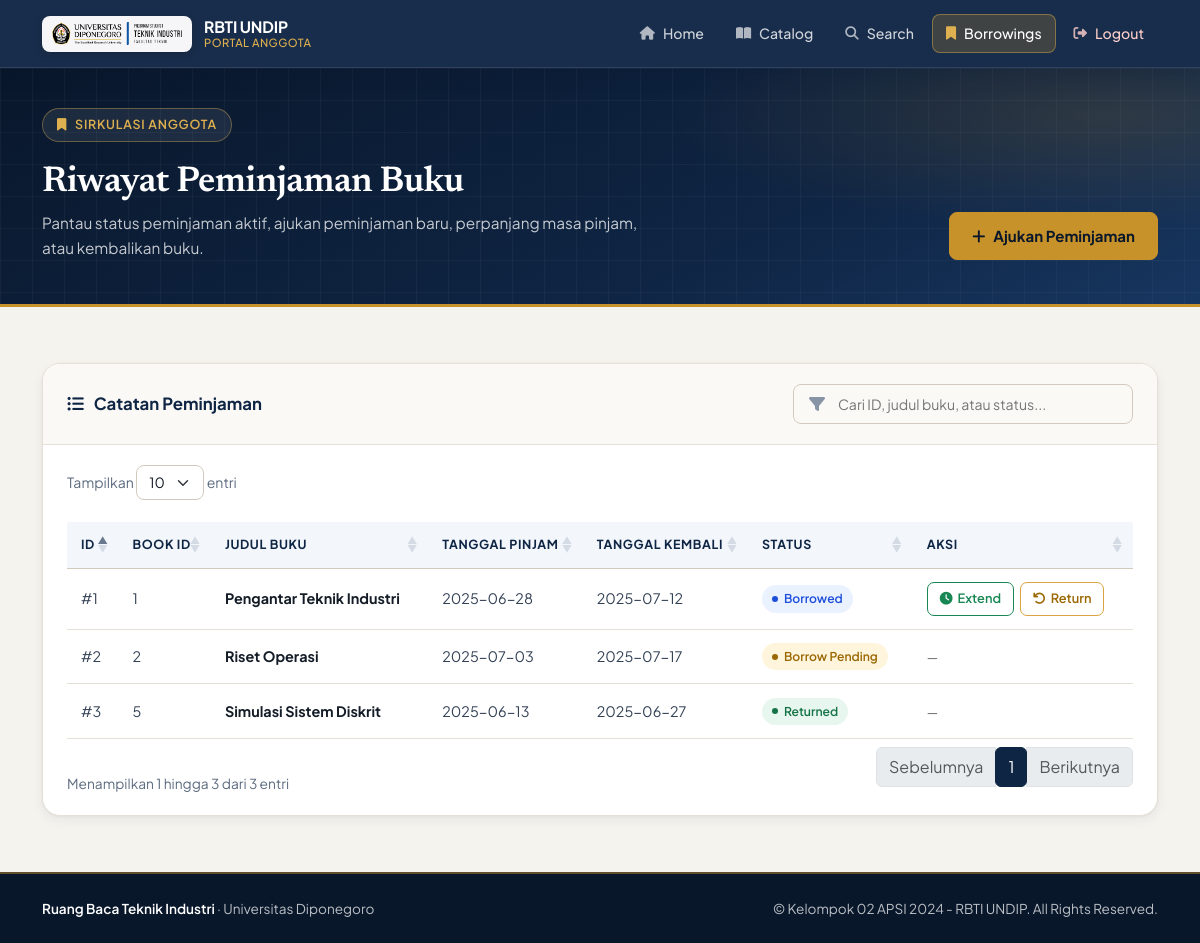
Screenshot of /peminjaman_buku_pengguna.php (signed in) with the database file from the repository.
### tables this page shows
CREATE TABLE Borrow (
    borrowID INT AUTO_INCREMENT PRIMARY KEY,
    userID INT,   
    bookID INT,   
    borrowDate DATE,
    returnDate DATE,
    extend_count INT DEFAULT 0,
    status ENUM('borrow pending','borrowed','borrow rejected', 'return pending', 'returned', 'overdue','extend pending', 'extended', 'extend rejected') DEFAULT 'borrow pending',
    FOREIGN KEY (userID) REFERENCES users(id),
    FOREIGN KEY (bookID) REFERENCES Book(bookID)
);

CREATE TABLE Book (
    bookID INT AUTO_INCREMENT PRIMARY KEY,
    title VARCHAR(255),
    author VARCHAR(100),
    genre VARCHAR(100),
    totalCopies INT,
    availableCopies INT,
    status ENUM('available', 'unavailable') DEFAULT 'available'
);

### peminjaman_buku_pengguna.php (the view, shortened to what this page needs)
<?php
require_once 'db_connect.php';
$borrowRecords = [];
$userID = (int) $_SESSION['user_id'];
$stmt = $conn->prepare(
    "SELECT Borrow.*, Book.title
     FROM Borrow
     JOIN Book ON Borrow.bookID = Book.bookID
     WHERE Borrow.userID = ?
     ORDER BY Borrow.borrowID DESC"
);
$stmt->bind_param('i', $userID);
$stmt->execute();
$result = $stmt->get_result();
while ($row = $result->fetch_assoc()) {
    $borrowRecords[] = $row;
}
function rbtiStatusBadgeClass($status) {
    switch (strtolower($status)) {
        case 'returned':
            return 'rbti-badge--success';
        case 'borrowed':
            return 'rbti-badge--info';
        case 'extended':
        case 'borrow pending':
        case 'extend pending':
        case 'return pending':
            return 'rbti-badge--warning';
    }
}
?>
<!DOCTYPE html>
<html lang="id">
<head>
  <link href="https://cdn.jsdelivr.net/npm/bootstrap@5.3.0-alpha3/dist/css/bootstrap.min.css" rel="stylesheet">
  <link href="https://cdnjs.cloudflare.com/ajax/libs/font-awesome/6.4.0/css/all.min.css" rel="stylesheet">
  <link href="https://cdn.datatables.net/1.13.6/css/dataTables.bootstrap5.min.css" rel="stylesheet">
  <link href="https://cdn.jsdelivr.net/npm/select2@4.1.0-rc.0/dist/css/select2.min.css" rel="stylesheet">
  <link href="assets/css/rbti.css" rel="stylesheet">
</head>
<body class="rbti-has-nav">
  <header>
    <nav class="navbar navbar-expand-lg navbar-dark fixed-top rbti-navbar">
      <div class="container">
        <a class="rbti-brand" href="index.php">
          <img src="undip.png" alt="Logo UNDIP" class="rbti-brand-logo">
          <span class="rbti-brand-text">
            <span class="rbti-brand-title">RBTI UNDIP</span>
            <span class="rbti-brand-sub">Portal Anggota</span>
          </span>
        </a>
        <div class="collapse navbar-collapse" id="navbarNav">
          <ul class="navbar-nav ms-auto">
            <li class="nav-item">
              <a class="nav-link" href="index.php"><i class="fas fa-home"></i> Home</a>
            </li>
            <li class="nav-item">
              <a class="nav-link" href="katalog-pengguna.php"><i class="fas fa-book-open"></i> Catalog</a>
            </li>
            <li class="nav-item">
              <a class="nav-link" href="pencarian-buku.php"><i class="fas fa-search"></i> Search</a>
            </li>
            <li class="nav-item">
              <a class="nav-link active" href="peminjaman_buku_pengguna.php"><i class="fas fa-bookmark"></i> Borrowings</a>
            </li>
            <li class="nav-item">
              <a class="nav-link rbti-nav-logout" href="logout.php"><i class="fas fa-sign-out-alt"></i> Logout</a>
            </li>
          </ul>
        </div>
      </div>
    </nav>
  </header>
  <main class="rbti-main">
    <section class="rbti-masthead">
      <div class="container rbti-masthead-inner">
        <div class="d-flex flex-column flex-md-row align-items-md-end justify-content-between gap-3">
          <div>
            <div class="rbti-eyebrow"><i class="fas fa-bookmark"></i> Sirkulasi Anggota</div>
            <h1>Riwayat Peminjaman Buku</h1>
            <p>Pantau status peminjaman aktif, ajukan peminjaman baru, perpanjang masa pinjam, atau kembalikan buku.</p>
          </div>
          <div>
            <button type="button" class="rbti-btn-gold" data-bs-toggle="modal" data-bs-target="#borrowModal">
              <i class="fas fa-plus"></i> Ajukan Peminjaman
            </button>
          </div>
        </div>
      </div>
    </section>
    <section class="rbti-section">
      <div class="container">
        <div class="rbti-panel">
          <div class="rbti-panel-header">
            <h2 class="rbti-panel-title"><i class="fas fa-list-ul"></i> Catatan Peminjaman</h2>
            <div style="width: 100%; max-width: 340px;">
              <div class="rbti-search-input-wrap">
                <input type="text" id="search" class="rbti-search-input" style="height: 40px; font-size: 0.88rem;" placeholder="Cari ID, judul buku, atau status...">
              </div>
            </div>
          </div>
          <div class="rbti-panel-body">
            <div class="rbti-table-wrap">
              <table class="table rbti-table" id="borrowTable">
                <thead>
                  <tr>
                    <th>ID</th>
                    <th>Book ID</th>
                    <th>Judul Buku</th>
                    <th>Tanggal Pinjam</th>
                    <th>Tanggal Kembali</th>
                    <th>Status</th>
                    <th>Aksi</th>
                  </tr>
                </thead>
                <tbody>
                  <?php if (!empty($borrowRecords)): ?>
                    <?php foreach ($borrowRecords as $record): ?>
                      <tr>
                        <td>#<?= htmlspecialchars($record['borrowID']) ?></td>
                        <td><?= htmlspecialchars($record['bookID']) ?></td>
                        <td><strong style="color: var(--rbti-ink-900);"><?= htmlspecialchars($record['title']) ?></strong></td>
                        <td><?= htmlspecialchars($record['borrowDate']) ?></td>
                        <td><?= htmlspecialchars($record['returnDate']) ?></td>
                        <td>
                          <span class="rbti-badge <?= rbtiStatusBadgeClass($record['status']) ?>">
                            <?= htmlspecialchars($record['status']) ?>
                          </span>
                        </td>
                        <td>
                          <?php if ($record['status'] === 'borrowed' || $record['status'] === 'extended'): ?>
                            <div class="rbti-action-group">
                              <button class="btn btn-outline-success rbti-btn-sm extend-btn" data-id="<?= $record['borrowID'] ?>">
                                <i class="fas fa-clock"></i> Extend
                              </button>
                              <button class="btn btn-outline-warning rbti-btn-sm return-btn" data-id="<?= $record['borrowID'] ?>">
                                <i class="fas fa-undo"></i> Return
                              </button>
                            </div>
                          <?php else: ?>
                            <span class="text-muted small">&mdash;</span>
                          <?php endif; ?>
                        </td>
                      </tr>
                    <?php endforeach; ?>
                  <?php else: ?>
                    <tr>
                      <td colspan="7" class="text-center py-4 text-muted">Belum ada catatan peminjaman buku.</td>
                    </tr>
                  <?php endif; ?>
                </tbody>
              </table>
            </div>
          </div>
        </div>
      </div>
    </section>
  </main>
  <footer class="rbti-footer">
    <div class="container rbti-footer-inner">
      <span><strong>Ruang Baca Teknik Industri</strong> · Universitas Diponegoro</span>
      <span>&copy; Kelompok 02 APSI 2024 - RBTI UNDIP. All Rights Reserved.</span>
    </div>
  </footer>
</body>
</html>

### rows the page displays
borrow: borrowID "3", bookID "5", bookID.title "Simulasi Sistem Diskrit", borrowDate "2025-06-13", returnDate "2025-06-27", status "Returned"
borrow: borrowID "2", bookID "2", bookID.title "Riset Operasi", borrowDate "2025-07-03", returnDate "2025-07-17", status "Borrow Pending"
borrow: borrowID "1", bookID "1", bookID.title "Pengantar Teknik Industri", borrowDate "2025-06-28", returnDate "2025-07-12", status "Borrowed"
